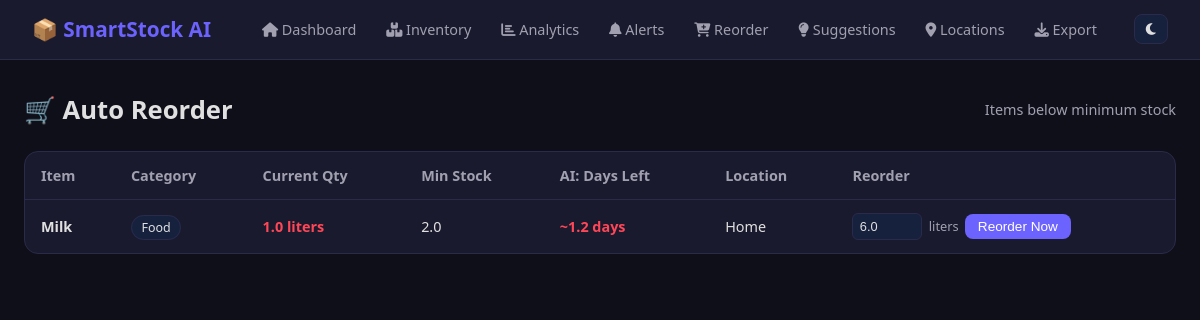
The app's page /reorder with its own data.
### tables this page shows
CREATE TABLE items (
                id INTEGER PRIMARY KEY AUTOINCREMENT,
                name TEXT NOT NULL,
                category TEXT DEFAULT 'General',
                quantity REAL DEFAULT 0,
                unit TEXT DEFAULT 'units',
                min_stock REAL DEFAULT 5,
                barcode TEXT,
                expiry_date TEXT,
                location TEXT DEFAULT 'Home',
                image_url TEXT,
                created_at TEXT DEFAULT CURRENT_TIMESTAMP
            );

### app.py (the view)
@app.route('/reorder')
def reorder():
    with get_db() as db:
        items = db.execute('SELECT * FROM items WHERE quantity <= min_stock').fetchall()
    reorder_list = []
    for item in items:
        days = predict_days_left(item['id'], item['quantity'])
        reorder_list.append({
            'id': item['id'], 'name': item['name'], 'category': item['category'],
            'quantity': item['quantity'], 'unit': item['unit'],
            'min_stock': item['min_stock'], 'location': item['location'],
            'days_left': days, 'suggested_qty': round(item['min_stock'] * 3, 1)
        })
    return render_template('reorder.html', reorder_list=reorder_list)

### app.py (called while the page is built)
def get_db():
    conn = sqlite3.connect(DB)
    conn.row_factory = sqlite3.Row
    return conn

def predict_days_left(item_id, current_qty):
    with get_db() as db:
        logs = db.execute(
            "SELECT quantity_used, logged_at FROM usage_log WHERE item_id=? ORDER BY logged_at DESC LIMIT 30",
            (item_id,)
        ).fetchall()
    if not logs:
        return None
    total_used = sum(r['quantity_used'] for r in logs)
    if len(logs) > 1:
        first = datetime.strptime(logs[-1]['logged_at'], '%Y-%m-%d %H:%M:%S')
        last  = datetime.strptime(logs[0]['logged_at'],  '%Y-%m-%d %H:%M:%S')
        days_span = max((last - first).days, 1)
    else:
        days_span = 1
    avg_per_day = total_used / days_span
    if avg_per_day <= 0:
        return None
    return round(current_qty / avg_per_day, 1)

### templates/reorder.html (shortened to what this page needs)
{% extends "base.html" %}
{% block content %}
<div class="page-header">
    <h1>🛒 Auto Reorder</h1>
    <span class="subtitle">Items below minimum stock</span>
</div>
{% if reorder_list %}
<div class="table-card">
    <table class="table">
        <thead>
            <tr>
                <th>Item</th><th>Category</th><th>Current Qty</th>
                <th>Min Stock</th><th>AI: Days Left</th><th>Location</th><th>Reorder</th>
            </tr>
        </thead>
        <tbody>
        {% for r in reorder_list %}
        <tr>
            <td><b>{{ r.name }}</b></td>
            <td><span class="tag">{{ r.category }}</span></td>
            <td class="pred-danger">{{ r.quantity }} {{ r.unit }}</td>
            <td>{{ r.min_stock }}</td>
            <td>{% if r.days_left %}<span class="pred-danger">~{{ r.days_left }} days</span>{% else %}—{% endif %}</td>
            <td>{{ r.location }}</td>
            <td>
                <form method="POST" action="/reorder/confirm" style="display:flex;gap:0.4rem;align-items:center">
                    <input type="number" name="qty" value="{{ r.suggested_qty }}" min="0.1" step="0.1" class="qty-input" style="width:70px">
                    <span style="font-size:0.8rem;color:var(--text2)">{{ r.unit }}</span>
                    <button type="submit" class="btn-primary" style="padding:0.3rem 0.8rem;font-size:0.85rem">
                        Reorder Now
                    </button>
                </form>
            </td>
        </tr>
        {% endfor %}
        </tbody>
    </table>
</div>
{% else %}
<div class="empty-state">
    <i class="fas fa-check-circle"></i>
    <p>All items are sufficiently stocked!</p>
</div>
{% endif %}
{% endblock %}

### static/css/style.css (style rules this page uses)
:root { --bg: #0f0f1a; --surface: #1a1a2e; --surface2: #16213e; --text: #e0e0e0; --text2: #a0a0b0; --border: #2a2a4a; --primary: #6c63ff; --primary-dark: #5a52d5; --red: #ff4757; --orange: #ffa502; --green: #2ed573; --blue: #1e90ff; --purple: #a55eea; }
* { margin: 0; padding: 0; box-sizing: border-box; }
body { background: var(--bg); color: var(--text); font-family: 'Segoe UI', sans-serif; min-height: 100vh; }
.page-header { display: flex; align-items: center; justify-content: space-between; margin-bottom: 1.5rem; }
.page-header h1 { font-size: 1.6rem; }
.subtitle { color: var(--text2); font-size: 0.9rem; }
.btn-primary { background: var(--primary); color: #fff; border: none; padding: 0.6rem 1.2rem; border-radius: 8px; cursor: pointer; text-decoration: none; font-size: 0.9rem; transition: background 0.2s; display: inline-flex; align-items: center; gap: 0.4rem; }
.table-card { background: var(--surface); border-radius: 14px; border: 1px solid var(--border); overflow: auto; }
.table { width: 100%; border-collapse: collapse; font-size: 0.9rem; }
.table th { padding: 0.9rem 1rem; text-align: left; color: var(--text2); border-bottom: 1px solid var(--border); font-weight: 600; white-space: nowrap; }
.table td { padding: 0.8rem 1rem; border-bottom: 1px solid var(--border); }
.table tr:last-child td { border-bottom: none; }
.tag { background: var(--surface2); border: 1px solid var(--border); padding: 0.2rem 0.6rem; border-radius: 20px; font-size: 0.78rem; }
.pred-danger { color: var(--red); font-weight: 600; }
.qty-input { width: 55px; background: var(--surface2); border: 1px solid var(--border); color: var(--text); padding: 0.3rem 0.4rem; border-radius: 6px; font-size: 0.8rem; }

### records on screen
items: name "Milk", category "Food", quantity "1.0", unit "liters", min_stock "2.0", days_left "1.2", location "Home", qty "6.0"
